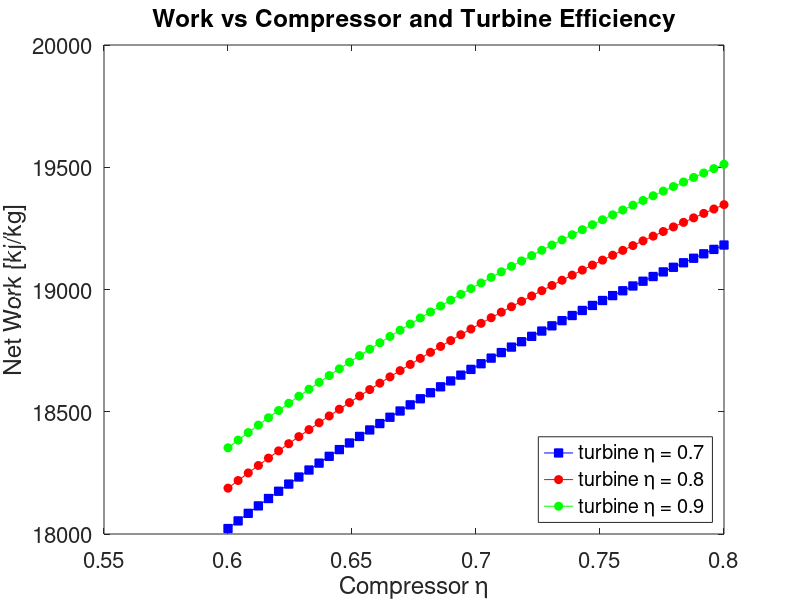

This figure's MATLAB source: (Note: this script raises an error after producing the figure.)
clc; clear all;
 
R_air = 0.287;
m_dot_in_air = 10;
m_dot_out_air = m_dot_in_air; 
m_dot_air = m_dot_out_air;
 
 
m_dot_in_steam = 25;
m_dot_out_steam = m_dot_in_steam;
m_dot_steam = m_dot_out_steam;
 
T_1 = 295;
h_1 = 295.17; % (table A-22)
s_1 = 1.68515; % (table A-22)
p_1 = 98;
 
T_2 = 620;
h_2 = 628.07; % (table A-22)
h_2s = 573.48 % (from interpelation of table A-22)
s_2 = 2.44356; % (table A-22)
p_2 = 1000;
 
P_3 = 12500;
T_3 = 500;
h_3 = 3343.6; %From Table (from an online resource- compressed water and super heated steam table A-3)
s_3 = 6.4651; %From Table (from the same source as 3343.6, table A-3)
 
P_4 = 10;
x_4 = 0.92;
h_4s = 2048.7;
 
 
hf_2 = 191.81; %From Table (A-3 at 10 bar)
hfg_2 = 2392.1; %From Table (A-3 at 10 bar) 
h_4 = hf_2 + x_4*hfg_2; %quality of enthalpy
sf_2 = 0.6492; %From Table (A-3 at 10 bar) 
sfg_2 = 7.4996; %From Table (A-3 at 10 bar) 
s_4 = sf_2 + x_4*sfg_2; 
 
 
w_comp_in = m_dot_air*(h_2-h_1);
eta_comp = (h_2s-h_1)/(h_2-h_1)*100
 
w_twb_out = m_dot_in_steam*(h_3-h_4);
eta_twb = (w_twb_out/m_dot_steam)/(h_3-h_4s)*100
 
net_w_out = w_twb_out - w_comp_in; % ans for part a
 
s_gen_comp = m_dot_air*(s_2-s_1-R_air*reallog(p_1/p_2));
s_gen_twb = m_dot_steam*(s_4-s_3);
 
s_gen_total = s_gen_comp + s_gen_twb;
 
 
eta_comp_plot = linspace(.6,.8,50);
eta_twb_plot = linspace(.7,.95,50);
 
plot_twb = eta_twb_plot*(h_3-h_4s)*m_dot_steam;
plot_comp = (h_2s-h_1)./eta_comp_plot*m_dot_air;
 
plot_vals = plot_twb - plot_comp
 
plot_twb = [.7,.8,.9];
plot_twb = eta_twb_plot*(h_3-h_4s)*m_dot_steam;
 
plot_vals1 = plot_twb(1) - plot_comp;
plot_vals2 = plot_twb(2) - plot_comp;
plot_vals3 = plot_twb(3) - plot_comp;
 
figure()
 
plot(eta_comp_plot, plot_vals1,'b-s','MarkerFaceColor','b')
hold on
plot(eta_comp_plot, plot_vals2,'r-o','MarkerFaceColor','r')
plot(eta_comp_plot, plot_vals3,'g-o','MarkerFaceColor','g')
xlabel('Compressor \eta','FontSize',18)
ylabel('Net Work [kj/kg]','FontSize',18)
title('Work vs Compressor and Turbine Efficiency','FontSize',14)
legend('turbine \eta = 0.7','turbine \eta = 0.8','turbine \eta = 0.9','FontSize',20,'Location','southeast')
set(gca,'FontSize',16)
 figure()

eta_comp_plot = linspace(.6,.8,50);
eta_twb_plot = linspace(.7,.95,50);

plot_twb = eta_twb_plot*(h_3-h_4s)*m_dot_steam;
plot_comp = (h_2s-h_1)./eta_comp_plot*m_dot_air;

plot_vals = plot_twb - plot_comp


plot_twb = eta_twb_plot*(h_3-h_4s)*m_dot_steam;

plot_vals = [];

for i = 1:width(plot_twb)
    vals =  plot_comp - plot_twb(i);
    plot_vals = [plot_vals; vals]
end




surf( plot_twb, plot_comp, plot_vals)
xlabel('Turbine \eta','FontSize',18)
ylabel('Compressor','FontSize',18)
zlabel('Net Work [kj/kg]','FontSize',18)
title('Work vs Compressor and Turbine Efficiency','FontSize',16)


